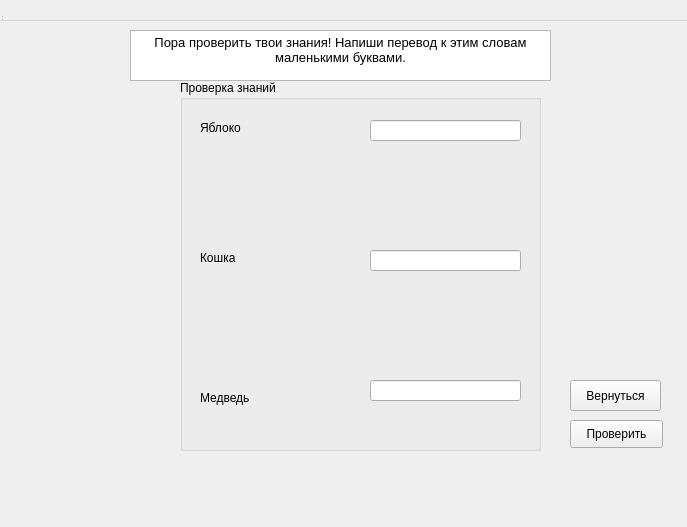
<?xml version="1.0" encoding="UTF-8"?>
<ui version="4.0">
 <class>TESTabc</class>
 <widget class="QWidget" name="TESTabc">
  <property name="geometry">
   <rect>
    <x>0</x>
    <y>0</y>
    <width>687</width>
    <height>527</height>
   </rect>
  </property>
  <property name="windowTitle">
   <string>MainWindow</string>
  </property>
  <widget class="QWidget" name="centralwidget" native="true">
   <property name="geometry">
    <rect>
     <x>0</x>
     <y>0</y>
     <width>691</width>
     <height>531</height>
    </rect>
   </property>
   <widget class="QLabel" name="label">
    <property name="geometry">
     <rect>
      <x>-40</x>
      <y>-10</y>
      <width>721</width>
      <height>491</height>
     </rect>
    </property>
    <property name="text">
     <string/>
    </property>
    <property name="pixmap">
     <pixmap>../ABC_foto/testAbCc.jpg</pixmap>
    </property>
   </widget>
   <widget class="QGroupBox" name="groupBox">
    <property name="geometry">
     <rect>
      <x>180</x>
      <y>80</y>
      <width>361</width>
      <height>371</height>
     </rect>
    </property>
    <property name="title">
     <string>Проверка знаний</string>
    </property>
    <widget class="QLineEdit" name="apple">
     <property name="geometry">
      <rect>
       <x>190</x>
       <y>40</y>
       <width>151</width>
       <height>21</height>
      </rect>
     </property>
    </widget>
    <widget class="QLineEdit" name="cat">
     <property name="geometry">
      <rect>
       <x>190</x>
       <y>170</y>
       <width>151</width>
       <height>21</height>
      </rect>
     </property>
    </widget>
    <widget class="QLineEdit" name="bear">
     <property name="geometry">
      <rect>
       <x>190</x>
       <y>300</y>
       <width>151</width>
       <height>21</height>
      </rect>
     </property>
    </widget>
    <widget class="QLabel" name="label_2">
     <property name="geometry">
      <rect>
       <x>20</x>
       <y>40</y>
       <width>55</width>
       <height>16</height>
      </rect>
     </property>
     <property name="text">
      <string>Яблоко</string>
     </property>
    </widget>
    <widget class="QLabel" name="label_3">
     <property name="geometry">
      <rect>
       <x>20</x>
       <y>170</y>
       <width>55</width>
       <height>16</height>
      </rect>
     </property>
     <property name="text">
      <string>Кошка</string>
     </property>
    </widget>
    <widget class="QLabel" name="label_4">
     <property name="geometry">
      <rect>
       <x>20</x>
       <y>310</y>
       <width>71</width>
       <height>16</height>
      </rect>
     </property>
     <property name="text">
      <string>Медведь</string>
     </property>
    </widget>
   </widget>
   <widget class="QTextEdit" name="textEdit">
    <property name="geometry">
     <rect>
      <x>130</x>
      <y>30</y>
      <width>421</width>
      <height>51</height>
     </rect>
    </property>
    <property name="html">
     <string>&lt;!DOCTYPE HTML PUBLIC &quot;-//W3C//DTD HTML 4.0//EN&quot; &quot;http://www.w3.org/TR/REC-html40/strict.dtd&quot;&gt;
&lt;html&gt;&lt;head&gt;&lt;meta name=&quot;qrichtext&quot; content=&quot;1&quot; /&gt;&lt;style type=&quot;text/css&quot;&gt;
p, li { white-space: pre-wrap; }
&lt;/style&gt;&lt;/head&gt;&lt;body style=&quot; font-family:'MS Shell Dlg 2'; font-size:7.875pt; font-weight:400; font-style:normal;&quot;&gt;
&lt;p align=&quot;center&quot; style=&quot; margin-top:0px; margin-bottom:0px; margin-left:0px; margin-right:0px; -qt-block-indent:0; text-indent:0px;&quot;&gt;&lt;span style=&quot; font-size:10pt;&quot;&gt;Пора проверить твои знания! Напиши перевод к этим словам маленькими буквами.&lt;/span&gt;&lt;/p&gt;&lt;/body&gt;&lt;/html&gt;</string>
    </property>
   </widget>
   <widget class="QPushButton" name="pushButton">
    <property name="geometry">
     <rect>
      <x>570</x>
      <y>420</y>
      <width>93</width>
      <height>28</height>
     </rect>
    </property>
    <property name="text">
     <string>Проверить</string>
    </property>
   </widget>
   <widget class="QPushButton" name="pushButton_2">
    <property name="geometry">
     <rect>
      <x>570</x>
      <y>380</y>
      <width>91</width>
      <height>31</height>
     </rect>
    </property>
    <property name="text">
     <string>Вернуться</string>
    </property>
   </widget>
  </widget>
  <widget class="QMenuBar" name="menubar">
   <property name="geometry">
    <rect>
     <x>0</x>
     <y>0</y>
     <width>687</width>
     <height>21</height>
    </rect>
   </property>
  </widget>
  <widget class="QStatusBar" name="statusbar">
   <property name="geometry">
    <rect>
     <x>0</x>
     <y>0</y>
     <width>3</width>
     <height>22</height>
    </rect>
   </property>
  </widget>
 </widget>
 <resources/>
 <connections/>
</ui>
